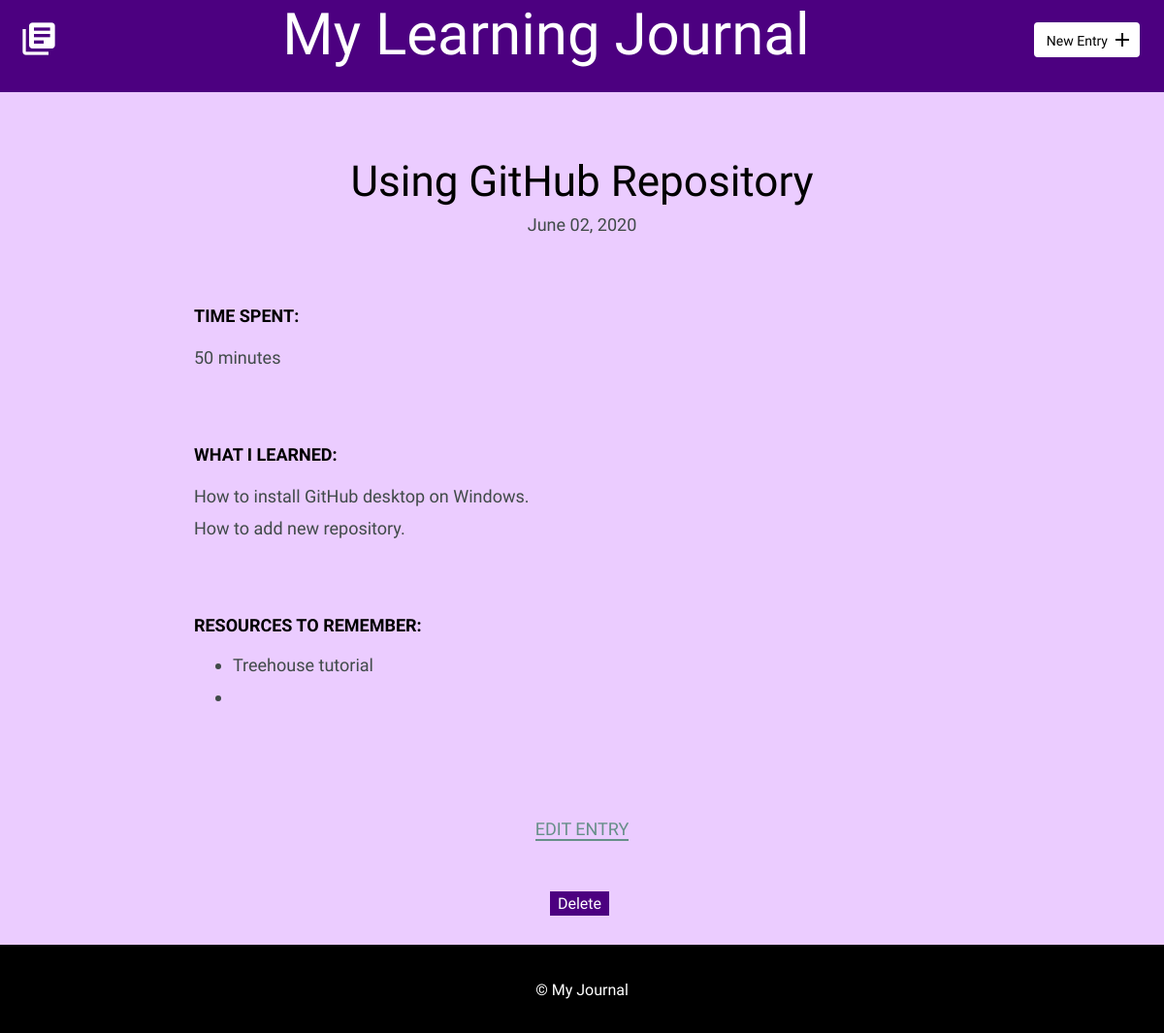
Screenshot of /detail.php?id=13 with the database file from the repository.
### tables this page shows
CREATE TABLE "entries" (
	`id`	INTEGER,
	`title`	TEXT,
	`date`	TEXT,
	`time_spent`	INTEGER,
	`learned`	BLOB,
	`resources`	BLOB,
	PRIMARY KEY(`id`)
);

### inc/functions.php (called while the page is built, shortened)
<?php
function get_detail($id) {
    include('connection.php');
    $sql = "SELECT entries.* FROM entries WHERE id = :id";
    try {
        $stmt = $db_connect->prepare($sql);
        $stmt->bindValue(':id', $id, PDO::PARAM_INT);
        $stmt->execute();
    } catch(Exception $e) {
        echo "Error: " . $e->getMessage() . "<br />";
        return false;
    }
    return $stmt->fetch();
}
?>

### detail.php (the view, shortened to what this page needs)
<?php
require 'inc/functions.php';
if(isset($_GET['id'])) {
    list($id, $title, $date, $time, $learned, $resources) = get_detail(filter_input(INPUT_GET, 'id', FILTER_SANITIZE_NUMBER_INT));
}
include('inc/header.php');
?>
        <section>
            <div class="container">
                <div class="entry-list single">
                    <article>
                        <h1><?php echo $title; ?></h1>
                        <time datetime="<? echo $date; ?>"><?php echo date("F d, Y", strtotime($date)); ?></time>
                        <div class="entry">
                            <h3>Time Spent: </h3>
                            <p><?php echo $time; ?></p>
                        </div>
                        <div class="entry">
                            <h3>What I Learned:</h3>
                            <p><?php echo nl2br($learned); ?></p>
                        </div>
                        <div class="entry">
                            <h3>Resources to Remember:</h3>
                            <ul>
                            <?php
                            if(isset($resources)) {
                            $array = explode('.', $resources);
                            foreach($array as $arr) {
                                if(!empty($arr)) {
                                echo "<li>$arr</li>";
                                }
                            }
                        }
                            ?>
                            </ul>
                        </div>
                    </article>
                </div>
            </div>
            <div class="edit">
                <p><a href="edit.php?id=<?php echo $id; ?>">Edit Entry</a></p>
            </div>
            <div class="delete">
                <form method='post' action='detail.php' onsubmit="return confirm('Are you sure you want to delete this task?')">
                <input type='submit' class='button--delete' value='Delete' />
                </form>
            </div>
        </section>
        <?php include("inc/footer.php"); ?>

### css/site.css (style rules this page uses)
body { font-size: 16px; color: #404a49; font-family: 'Cousine', serif; font-weight: 400; background-color: #ebccff; }
.container { margin: 0 auto; padding: 0 25px; }
.button--delete { background: #4c0080; border: 2px solid #4c0080; color: white; }
h1, h2, h3 { margin: 0; font-weight: 400; line-height: 1em; color: #000; }
h1 { font-size: 44px; margin-bottom: 12px; }
h3 { font-size: 18px; font-family: 'Work Sans', serif; font-weight: 600; text-transform: uppercase; }
p { line-height: 1.8em; font-size: 18px; }
p a { border-bottom: 2px solid #678f89; padding: 0; color: #678f89; text-decoration: none; }
ul li { line-height: 1.8em; font-size: 18px; }
.entry-list, .edit-entry, .new-entry { max-width: 800px; margin: 0 auto; padding: 70px 0 150px 0; }
.entry-list article { margin-bottom: 70px; text-align: center; }
.entry-list article:last-child { margin-bottom: 0; }
.entry-list.single { padding-bottom: 70px; }
.entry-list.single time { font-size: 18px; }
.entry { max-width: 800px; margin: 75px auto 0 auto; text-align: left; }
.entry p { margin-bottom: 40px; }
.edit, .delete { padding-bottom: 30px; text-align: center; margin: 0 auto; }
.edit a { font-weight: 400; text-transform: uppercase; font-size: 18px; }
input[type=submit] { margin-right: 5px; }

### rows the page displays
entries: title "Using GitHub Repository", date "June 02, 2020", time_spent "50 minutes", learned "How to install GitHub desktop on Windows. How to add new repository.", resources "Treehouse tutorial"
